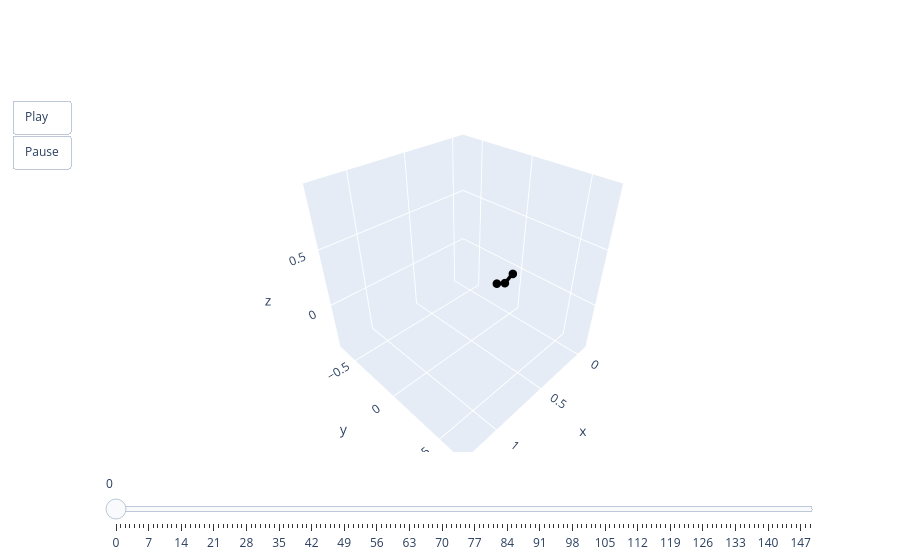

Notebook code cell kept with this figure:
### Code cell
animate(valid.qs[0])

### Figure 1 — Plotly figure (JSON) as saved in the notebook; plotly's stock layout.template omitted (floating-point values rounded to 4 significant figures)
{"data": [{"line": {"color": "black", "width": 7}, "marker": {"size": 5}, "mode": "lines+markers", "type": "scatter3d", "x": [0, 0.1003, 0.2067], "y": [0, 0, 0], "z": [0, -0.04597, 0.004]}], "layout": {"scene": {"aspectmode": "cube", "xaxis": {"autorange": false, "range": [-0.12, 1.32]}, "yaxis": {"autorange": false, "range": [-0.72, 0.72]}, "zaxis": {"autorange": false, "range": [-0.443, 0.997]}}, "sliders": [{"steps": [{"args": [["0"], {"frame": {"duration": 0, "redraw": true}, "mode": "immediate"}], "label": "0", "method": "animate"}, {"args": [["1"], {"frame": {"duration": 0, "redraw": true}, "mode": "immediate"}], "label": "1", "method": "animate"}, {"args": [["2"], {"frame": {"duration": 0, "redraw": true}, "mode": "immediate"}], "label": "2", "method": "animate"}, {"args": [["3"], {"frame": {"duration": 0, "redraw": true}, "mode": "immediate"}], "label": "3", "method": "animate"}, {"args": [["4"], {"frame": {"duration": 0, "redraw": true}, "mode": "immediate"}], "label": "4", "method": "animate"}, {"args": [["5"], {"frame": {"duration": 0, "redraw": true}, "mode": "immediate"}], "label": "5", "method": "animate"}, {"args": [["6"], {"frame": {"duration": 0, "redraw": true}, "mode": "immediate"}], "label": "6", "method": "animate"}, {"args": [["7"], {"frame": {"duration": 0, "redraw": true}, "mode": "immediate"}], "label": "7", "method": "animate"}, {"args": [["8"], {"frame": {"duration": 0, "redraw": true}, "mode": "immediate"}], "label": "8", "method": "animate"}, {"args": [["9"], {"frame": {"duration": 0, "redraw": true}, "mode": "immediate"}], "label": "9", "method": "animate"}, {"args": [["10"], {"frame": {"duration": 0, "redraw": true}, "mode": "immediate"}], "label": "10", "method": "animate"}, {"args": [["11"], {"frame": {"duration": 0, "redraw": true}, "mode": "immediate"}], "label": "11", "method": "animate"}, {"args": [["12"], {"frame": {"duration": 0, "redraw": true}, "mode": "immediate"}], "label": "12", "method": "animate"}, {"args": [["13"], {"frame": {"duration": 0, "redraw": true}, "mode": "immediate"}], "label": "13", "method": "animate"}, {"args": [["14"], {"frame": {"duration": 0, "redraw": true}, "mode": "immediate"}], "label": "14", "method": "animate"}, {"args": [["15"], {"frame": {"duration": 0, "redraw": true}, "mode": "immediate"}], "label": "15", "method": "animate"}, {"args": [["16"], {"frame": {"duration": 0, "redraw": true}, "mode": "immediate"}], "label": "16", "method": "animate"}, {"args": [["17"], {"frame": {"duration": 0, "redraw": true}, "mode": "immediate"}], "label": "17", "method": "animate"}, {"args": [["18"], {"frame": {"duration": 0, "redraw": true}, "mode": "immediate"}], "label": "18", "method": "animate"}, {"args": [["19"], {"frame": {"duration": 0, "redraw": true}, "mode": "immediate"}], "label": "19", "method": "animate"}, {"args": [["20"], {"frame": {"duration": 0, "redraw": true}, "mode": "immediate"}], "label": "20", "method": "animate"}, {"args": [["21"], {"frame": {"duration": 0, "redraw": true}, "mode": "immediate"}], "label": "21", "method": "animate"}, {"args": [["22"], {"frame": {"duration": 0, "redraw": true}, "mode": "immediate"}], "label": "22", "method": "animate"}, {"args": [["23"], {"frame": {"duration": 0, "redraw": true}, "mode": "immediate"}], "label": "23", "method": "animate"}, {"args": [["24"], {"frame": {"duration": 0, "redraw": true}, "mode": "immediate"}], "label": "24", "method": "animate"}, {"args": [["25"], {"frame": {"duration": 0, "redraw": true}, "mode": "immediate"}], "label": "25", "method": "animate"}, {"args": [["26"], {"frame": {"duration": 0, "redraw": true}, "mode": "immediate"}], "label": "26", "method": "animate"}, {"args": [["27"], {"frame": {"duration": 0, "redraw": true}, "mode": "immediate"}], "label": "27", "method": "animate"}, {"args": [["28"], {"frame": {"duration": 0, "redraw": true}, "mode": "immediate"}], "label": "28", "method": "animate"}, {"args": [["29"], {"frame": {"duration": 0, "redraw": true}, "mode": "immediate"}], "label": "29", "method": "animate"}, {"args": [["30"], {"frame": {"duration": 0, "redraw": true}, "mode": "immediate"}], "label": "30", "method": "animate"}, {"args": [["31"], {"frame": {"duration": 0, "redraw": true}, "mode": "immediate"}], "label": "31", "method": "animate"}, {"args": [["32"], {"frame": {"duration": 0, "redraw": true}, "mode": "immediate"}], "label": "32", "method": "animate"}, {"args": [["33"], {"frame": {"duration": 0, "redraw": true}, "mode": "immediate"}], "label": "33", "method": "animate"}, {"args": [["34"], {"frame": {"duration": 0, "redraw": true}, "mode": "immediate"}], "label": "34", "method": "animate"}, {"args": [["35"], {"frame": {"duration": 0, "redraw": true}, "mode": "immediate"}], "label": "35", "method": "animate"}, {"args": [["36"], {"frame": {"duration": 0, "redraw": true}, "mode": "immediate"}], "label": "36", "method": "animate"}, {"args": [["37"], {"frame": {"duration": 0, "redraw": true}, "mode": "immediate"}], "label": "37", "method": "animate"}, {"args": [["38"], {"frame": {"duration": 0, "redraw": true}, "mode": "immediate"}], "label": "38", "method": "animate"}, {"args": [["39"], {"frame": {"duration": 0, "redraw": true}, "mode": "immediate"}], "label": "39", "method": "animate"}, {"args": [["40"], {"frame": {"duration": 0, "redraw": true}, "mode": "immediate"}], "label": "40", "method": "animate"}, {"args": [["41"], {"frame": {"duration": 0, "redraw": true}, "mode": "immediate"}], "label": "41", "method": "animate"}, {"args": [["42"], {"frame": {"duration": 0, "redraw": true}, "mode": "immediate"}], "label": "42", "method": "animate"}, {"args": [["43"], {"frame": {"duration": 0, "redraw": true}, "mode": "immediate"}], "label": "43", "method": "animate"}, {"args": [["44"], {"frame": {"duration": 0, "redraw": true}, "mode": "immediate"}], "label": "44", "method": "animate"}, {"args": [["45"], {"frame": {"duration": 0, "redraw": true}, "mode": "immediate"}], "label": "45", "method": "animate"}, {"args": [["46"], {"frame": {"duration": 0, "redraw": true}, "mode": "immediate"}], "label": "46", "method": "animate"}, {"args": [["47"], {"frame": {"duration": 0, "redraw": true}, "mode": "immediate"}], "label": "47", "method": "animate"}, {"args": [["48"], {"frame": {"duration": 0, "redraw": true}, "mode": "immediate"}], "label": "48", "method": "animate"}, {"args": [["49"], {"frame": {"duration": 0, "redraw": true}, "mode": "immediate"}], "label": "49", "method": "animate"}, {"args": [["50"], {"frame": {"duration": 0, "redraw": true}, "mode": "immediate"}], "label": "50", "method": "animate"}, {"args": [["51"], {"frame": {"duration": 0, "redraw": true}, "mode": "immediate"}], "label": "51", "method": "animate"}, {"args": [["52"], {"frame": {"duration": 0, "redraw": true}, "mode": "immediate"}], "label": "52", "method": "animate"}, {"args": [["53"], {"frame": {"duration": 0, "redraw": true}, "mode": "immediate"}], "label": "53", "method": "animate"}, {"args": [["54"], {"frame": {"duration": 0, "redraw": true}, "mode": "immediate"}], "label": "54", "method": "animate"}, {"args": [["55"], {"frame": {"duration": 0, "redraw": true}, "mode": "immediate"}], "label": "55", "method": "animate"}, {"args": [["56"], {"frame": {"duration": 0, "redraw": true}, "mode": "immediate"}], "label": "56", "method": "animate"}, {"args": [["57"], {"frame": {"duration": 0, "redraw": true}, "mode": "immediate"}], "label": "57", "method": "animate"}, {"args": [["58"], {"frame": {"duration": 0, "redraw": true}, "mode": "immediate"}], "label": "58", "method": "animate"}, {"args": [["59"], {"frame": {"duration": 0, "redraw": true}, "mode": "immediate"}], "label": "59", "method": "animate"}, {"args": [["60"], {"frame": {"duration": 0, "redraw": true}, "mode": "immediate"}], "label": "60", "method": "animate"}, {"args": [["61"], {"frame": {"duration": 0, "redraw": true}, "mode": "immediate"}], "label": "61", "method": "animate"}, {"args": [["62"], {"frame": {"duration": 0, "redraw": true}, "mode": "immediate"}], "label": "62", "method": "animate"}, {"args": [["63"], {"frame": {"duration": 0, "redraw": true}, "mode": "immediate"}], "label": "63", "method": "animate"}, {"args": [["64"], {"frame": {"duration": 0, "redraw": true}, "mode": "immediate"}], "label": "64", "method": "animate"}, {"args": [["65"], {"frame": {"duration": 0, "redraw": true}, "mode": "immediate"}], "label": "65", "method": "animate"}, {"args": [["66"], {"frame": {"duration": 0, "redraw": true}, "mode": "immediate"}], "label": "66", "method": "animate"}, {"args": [["67"], {"frame": {"duration": 0, "redraw": true}, "mode": "immediate"}], "label": "67", "method": "animate"}, {"args": [["68"], {"frame": {"duration": 0, "redraw": true}, "mode": "immediate"}], "label": "68", "method": "animate"}, {"args": [["69"], {"frame": {"duration": 0, "redraw": true}, "mode": "immediate"}], "label": "69", "method": "animate"}, {"args": [["70"], {"frame": {"duration": 0, "redraw": true}, "mode": "immediate"}], "label": "70", "method": "animate"}, {"args": [["71"], {"frame": {"duration": 0, "redraw": true}, "mode": "immediate"}], "label": "71", "method": "animate"}, {"args": [["72"], {"frame": {"duration": 0, "redraw": true}, "mode": "immediate"}], "label": "72", "method": "animate"}, {"args": [["73"], {"frame": {"duration": 0, "redraw": true}, "mode": "immediate"}], "label": "73", "method": "animate"}, {"args": [["74"], {"frame": {"duration": 0, "redraw": true}, "mode": "immediate"}], "label": "74", "method": "animate"}, {"args": [["75"], {"frame": {"duration": 0, "redraw": true}, "mode": "immediate"}], "label": "75", "method": "animate"}, {"args": [["76"], {"frame": {"duration": 0, "redraw": true}, "mode": "immediate"}], "label": "76", "method": "animate"}, {"args": [["77"], {"frame": {"duration": 0, "redraw": true}, "mode": "immediate"}], "label": "77", "method": "animate"}, {"args": [["78"], {"frame": {"duration": 0, "redraw": true}, "mode": "immediate"}], "label": "78", "method": "animate"}, {"args": [["79"], {"frame": {"duration": 0, "redraw": true}, "mode": "immediate"}], "label": "79", "method": "animate"}, {"args": [["80"], {"frame": {"duration": 0, "redraw": true}, "mode": "immediate"}], "label": "80", "method": "animate"}, {"args": [["81"], {"frame": {"duration": 0, "redraw": true}, "mode": "immediate"}], "label": "81", "method": "animate"}, {"args": [["82"], {"frame": {"duration": 0, "redraw": true}, "mode": "immediate"}], "label": "82", "method": "animate"}, {"args": [["83"], {"frame": {"duration": 0, "redraw": true}, "mode": "immediate"}], "label": "83", "method": "animate"}, {"args": [["84"], {"frame": {"duration": 0, "redraw": true}, "mode": "immediate"}], "label": "84", "method": "animate"}, {"args": [["85"], {"frame": {"duration": 0, "redraw": true}, "mode": "immediate"}], "label": "85", "method": "animate"}, {"args": [["86"], {"frame": {"duration": 0, "redraw": true}, "mode": "immediate"}], "label": "86", "method": "animate"}, {"args": [["87"], {"frame": {"duration": 0, "redraw": true}, "mode": "immediate"}], "label": "87", "method": "animate"}, {"args": [["88"], {"frame": {"duration": 0, "redraw": true}, "mode": "immediate"}], "label": "88", "method": "animate"}, {"args": [["89"], {"frame": {"duration": 0, "redraw": true}, "mode": "immediate"}], "label": "89", "method": "animate"}, {"args": [["90"], {"frame": {"duration": 0, "redraw": true}, "mode": "immediate"}], "label": "90", "method": "animate"}, {"args": [["91"], {"frame": {"duration": 0, "redraw": true}, "mode": "immediate"}], "label": "91", "method": "animate"}, {"args": [["92"], {"frame": {"duration": 0, "redraw": true}, "mode": "immediate"}], "label": "92", "method": "animate"}, {"args": [["93"], {"frame": {"duration": 0, "redraw": true}, "mode": "immediate"}], "label": "93", "method": "animate"}, {"args": [["94"], {"frame": {"duration": 0, "redraw": true}, "mode": "immediate"}], "label": "94", "method": "animate"}, {"args": [["95"], {"frame": {"duration": 0, "redraw": true}, "mode": "immediate"}], "label": "95", "method": "animate"}, {"args": [["96"], {"frame": {"duration": 0, "redraw": true}, "mode": "immediate"}], "label": "96", "method": "animate"}, {"args": [["97"], {"frame": {"duration": 0, "redraw": true}, "mode": "immediate"}], "label": "97", "method": "animate"}, {"args": [["98"], {"frame": {"duration": 0, "redraw": true}, "mode": "immediate"}], "label": "98", "method": "animate"}, {"args": [["99"], {"frame": {"duration": 0, "redraw": true}, "mode": "immediate"}], "label": "99", "method": "animate"}, {"args": [["100"], {"frame": {"duration": 0, "redraw": true}, "mode": "immediate"}], "label": "100", "method": "animate"}, {"args": [["101"], {"frame": {"duration": 0, "redraw": true}, "mode": "immediate"}], "label": "101", "method": "animate"}, {"args": [["102"], {"frame": {"duration": 0, "redraw": true}, "mode": "immediate"}], "label": "102", "method": "animate"}, {"args": [["103"], {"frame": {"duration": 0, "redraw": true}, "mode": "immediate"}], "label": "103", "method": "animate"}, {"args": [["104"], {"frame": {"duration": 0, "redraw": true}, "mode": "immediate"}], "label": "104", "method": "animate"}, {"args": [["105"], {"frame": {"duration": 0, "redraw": true}, "mode": "immediate"}], "label": "105", "method": "animate"}, {"args": [["106"], {"frame": {"duration": 0, "redraw": true}, "mode": "immediate"}], "label": "106", "method": "animate"}, {"args": [["107"], {"frame": {"duration": 0, "redraw": true}, "mode": "immediate"}], "label": "107", "method": "animate"}, {"args": [["108"], {"frame": {"duration": 0, "redraw": true}, "mode": "immediate"}], "label": "108", "method": "animate"}, {"args": [["109"], {"frame": {"duration": 0, "redraw": true}, "mode": "immediate"}], "label": "109", "method": "animate"}, {"args": [["110"], {"frame": {"duration": 0, "redraw": true}, "mode": "immediate"}], "label": "110", "method": "animate"}, {"args": [["111"], {"frame": {"duration": 0, "redraw": true}, "mode": "immediate"}], "label": "111", "method": "animate"}, {"args": [["112"], {"frame": {"duration": 0, "redraw": true}, "mode": "immediate"}], "label": "112", "method": "animate"}, {"args": [["113"], {"frame": {"duration": 0, "redraw": true}, "mode": "immediate"}], "label": "113", "method": "animate"}, {"args": [["114"], {"frame": {"duration": 0, "redraw": true}, "mode": "immediate"}], "label": "114", "method": "animate"}, {"args": [["115"], {"frame": {"duration": 0, "redraw": true}, "mode": "immediate"}], "label": "115", "method": "animate"}, {"args": [["116"], {"frame": {"duration": 0, "redraw": true}, "mode": "immediate"}], "label": "116", "method": "animate"}, {"args": [["117"], {"frame": {"duration": 0, "redraw": true}, "mode": "immediate"}], "label": "117", "method": "animate"}, {"args": [["118"], {"frame": {"duration": 0, "redraw": true}, "mode": "immediate"}], "label": "118", "method": "animate"}, {"args": [["119"], {"frame": {"duration": 0, "redraw": true}, "mode": "immediate"}], "label": "119", "method": "animate"}, {"args": [["120"], {"frame": {"duration": 0, "redraw": true}, "mode": "immediate"}], "label": "120", "method": "animate"}, {"args": [["121"], {"frame": {"duration": 0, "redraw": true}, "mode": "immediate"}], "label": "121", "method": "animate"}, {"args": [["122"], {"frame": {"duration": 0, "redraw": true}, "mode": "immediate"}], "label": "122", "method": "animate"}, {"args": [["123"], {"frame": {"duration": 0, "redraw": true}, "mode": "immediate"}], "label": "123", "method": "animate"}, {"args": [["124"], {"frame": {"duration": 0, "redraw": true}, "mode": "immediate"}], "label": "124", "method": "animate"}, {"args": [["125"], {"frame": {"duration": 0, "redraw": true}, "mode": "immediate"}], "label": "125", "method": "animate"}, {"args": [["126"], {"frame": {"duration": 0, "redraw": true}, "mode": "immediate"}], "label": "126", "method": "animate"}, {"args": [["127"], {"frame": {"duration": 0, "redraw": true}, "mode": "immediate"}], "label": "127", "method": "animate"}, {"args": [["128"], {"frame": {"duration": 0, "redraw": true}, "mode": "immediate"}], "label": "128", "method": "animate"}, {"args": [["129"], {"frame": {"duration": 0, "redraw": true}, "mode": "immediate"}], "label": "129", "method": "animate"}, {"args": [["130"], {"frame": {"duration": 0, "redraw": true}, "mode": "immediate"}], "label": "130", "method": "animate"}, {"args": [["131"], {"frame": {"duration": 0, "redraw": true}, "mode": "immediate"}], "label": "131", "method": "animate"}, {"args": [["132"], {"frame": {"duration": 0, "redraw": true}, "mode": "immediate"}], "label": "132", "method": "animate"}, {"args": [["133"], {"frame": {"duration": 0, "redraw": true}, "mode": "immediate"}], "label": "133", "method": "animate"}, {"args": [["134"], {"frame": {"duration": 0, "redraw": true}, "mode": "immediate"}], "label": "134", "method": "animate"}, {"args": [["135"], {"frame": {"duration": 0, "redraw": true}, "mode": "immediate"}], "label": "135", "method": "animate"}, {"args": [["136"], {"frame": {"duration": 0, "redraw": true}, "mode": "immediate"}], "label": "136", "method": "animate"}, {"args": [["137"], {"frame": {"duration": 0, "redraw": true}, "mode": "immediate"}], "label": "137", "method": "animate"}, {"args": [["138"], {"frame": {"duration": 0, "redraw": true}, "mode": "immediate"}], "label": "138", "method": "animate"}, {"args": [["139"], {"frame": {"duration": 0, "redraw": true}, "mode": "immediate"}], "label": "139", "method": "animate"}, {"args": [["140"], {"frame": {"duration": 0, "redraw": true}, "mode": "immediate"}], "label": "140", "method": "animate"}, {"args": [["141"], {"frame": {"duration": 0, "redraw": true}, "mode": "immediate"}], "label": "141", "method": "animate"}, {"args": [["142"], {"frame": {"duration": 0, "redraw": true}, "mode": "immediate"}], "label": "142", "method": "animate"}, {"args": [["143"], {"frame": {"duration": 0, "redraw": true}, "mode": "immediate"}], "label": "143", "method": "animate"}, {"args": [["144"], {"frame": {"duration": 0, "redraw": true}, "mode": "immediate"}], "label": "144", "method": "animate"}, {"args": [["145"], {"frame": {"duration": 0, "redraw": true}, "mode": "immediate"}], "label": "145", "method": "animate"}, {"args": [["146"], {"frame": {"duration": 0, "redraw": true}, "mode": "immediate"}], "label": "146", "method": "animate"}, {"args": [["147"], {"frame": {"duration": 0, "redraw": true}, "mode": "immediate"}], "label": "147", "method": "animate"}, {"args": [["148"], {"frame": {"duration": 0, "redraw": true}, "mode": "immediate"}], "label": "148", "method": "animate"}, {"args": [["149"], {"frame": {"duration": 0, "redraw": true}, "mode": "immediate"}], "label": "149", "method": "animate"}]}], "updatemenus": [{"buttons": [{"args": [null, {"frame": {"duration": 50, "redraw": true}, "fromcurrent": true}], "label": "Play", "method": "animate"}, {"args": [[null], {"frame": {"duration": 0, "redraw": true}, "mode": "immediate"}], "label": "Pause", "method": "animate"}], "showactive": false, "type": "buttons"}]}}
